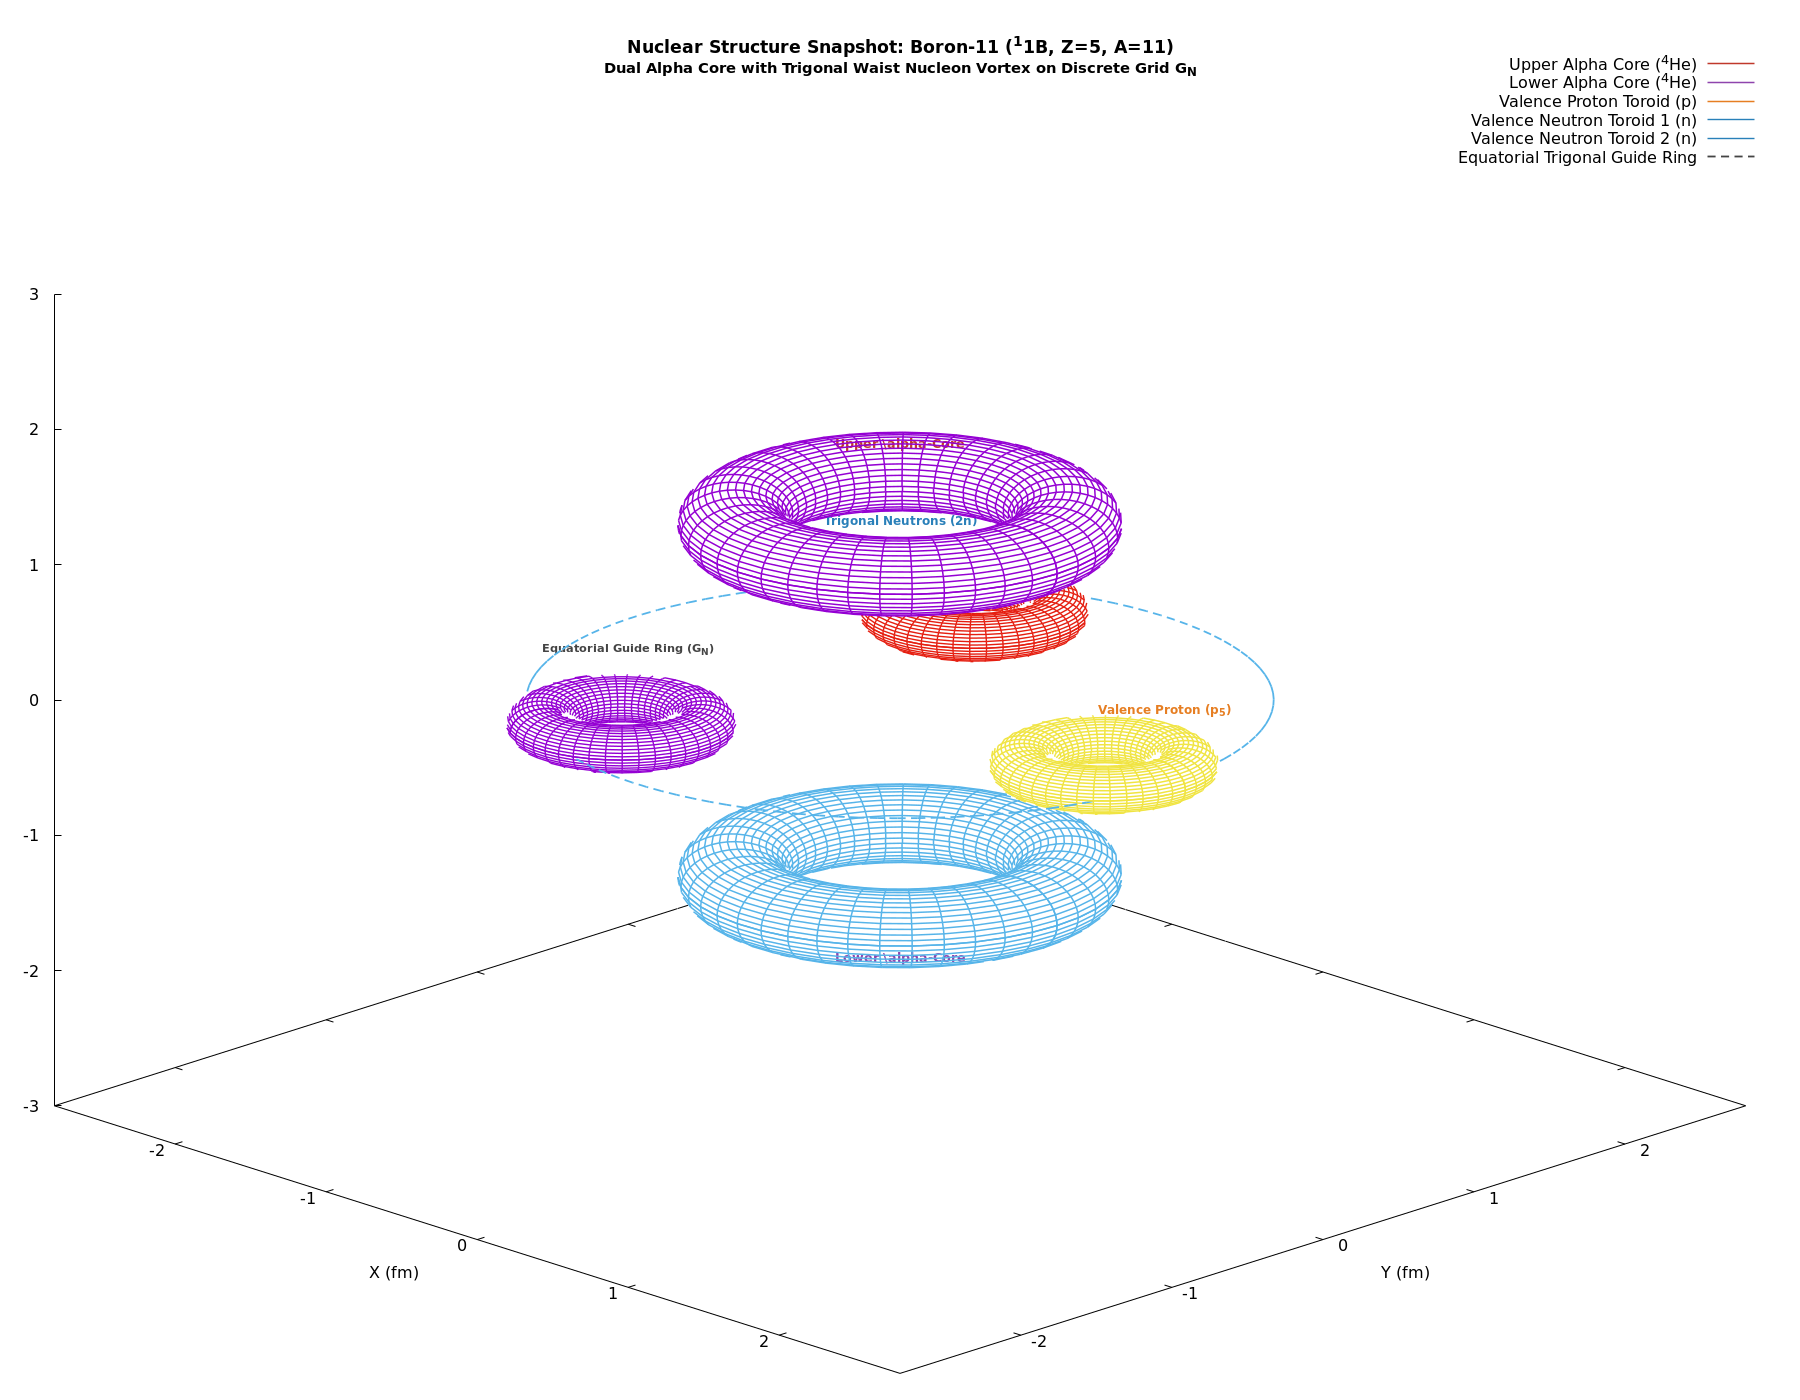

Here is the gnuplot script that generated this plot:
# Gnuplot: 3D High-Detail Wireframe Snapshot of Boron-11 Nucleus
# Depicts the discrete electromagnetic architecture of the 11B nucleus on G_N:
# - Two coaxial Helium-4 alpha core toroids forming a dumbbell scaffold
# - A planar triangular cluster of three valence nucleons (1 proton, 2 neutrons) at the equatorial waist
# - Triangular symmetry and strong quadrupole moment deformation
# Pure wireframe meshwork with hidden-line removal; no surface shading.

reset

if (exists("OUTFILE")) {
    set terminal pngcairo size 1800,1400 font "Sans,12"
    set output OUTFILE
}

set title "Nuclear Structure Snapshot: Boron-11 (^11B, Z=5, A=11)\n{/*0.85Dual Alpha Core with Trigonal Waist Nucleon Vortex on Discrete Grid G_N}" font "Sans-Bold,13" offset 0,-0.5

set parametric
set hidden3d
unset pm3d
set surface

set isosamples 44, 44
set urange [0:2*pi]
set vrange [0:2*pi]

set xlabel "X (fm)" offset -1,-0.5
set ylabel "Y (fm)" offset 1,-0.5
set zlabel "Z: Nuclear Axis (fm)" offset 1,0
set xrange [-2.8:2.8]
set yrange [-2.8:2.8]
set zrange [-3.0:3.0]
set xyplane at -3.0
set view 65, 45, 1.2, 1.0

# 1. Dual Alpha Clusters (+Z and -Z)
R_a = 0.78
r_a = 0.26
z_a = 1.30

x_a1(u, v) = (R_a + r_a * cos(v)) * cos(u)
y_a1(u, v) = (R_a + r_a * cos(v)) * sin(u)
z_a1(u, v) =  z_a + r_a * sin(v)

x_a2(u, v) = (R_a + r_a * cos(v)) * cos(u)
y_a2(u, v) = (R_a + r_a * cos(v)) * sin(u)
z_a2(u, v) = -z_a + r_a * sin(v)

# 2. Trigonal Waist Nucleon Lobes (1 Proton, 2 Neutrons at 120 deg in XY-plane)
R_w_center = 1.35
R_w_maj    = 0.38
r_w_min    = 0.16

# Lobe 1: Proton vortex at phi = 0 deg
x_w1(u, v) = R_w_center + (R_w_maj + r_w_min * cos(v)) * cos(u)
y_w1(u, v) = (R_w_maj + r_w_min * cos(v)) * sin(u)
z_w1(u, v) = r_w_min * sin(v)

# Lobe 2: Neutron vortex at phi = 120 deg
phi_2 = 2.0 * pi / 3.0
x_rot2(x, y) = x * cos(phi_2) - y * sin(phi_2)
y_rot2(x, y) = x * sin(phi_2) + y * cos(phi_2)
x_w2_base(u, v) = R_w_center + (R_w_maj + r_w_min * cos(v)) * cos(u)
y_w2_base(u, v) = (R_w_maj + r_w_min * cos(v)) * sin(u)
x_w2(u, v) = x_rot2(x_w2_base(u, v), y_w2_base(u, v))
y_w2(u, v) = y_rot2(x_w2_base(u, v), y_w2_base(u, v))
z_w2(u, v) = r_w_min * sin(v)

# Lobe 3: Neutron vortex at phi = 240 deg
phi_3 = 4.0 * pi / 3.0
x_rot3(x, y) = x * cos(phi_3) - y * sin(phi_3)
y_rot3(x, y) = x * sin(phi_3) + y * cos(phi_3)
x_w3(u, v) = x_rot3(x_w2_base(u, v), y_w2_base(u, v))
y_w3(u, v) = y_rot3(x_w2_base(u, v), y_w2_base(u, v))
z_w3(u, v) = r_w_min * sin(v)

# 3. 1D Trigonal Magnetic Flux Guide Ring on G_N
set samples 120
set table $TRI_RING
plot [t=0:2*pi] 1.75 * cos(t), 1.75 * sin(t)
unset table

# Wireframe Line Styles
set style line 1 lc rgb "#c0392b" lw 1.5              # Crimson: Upper Alpha
set style line 2 lc rgb "#8e44ad" lw 1.5              # Purple: Lower Alpha
set style line 3 lc rgb "#e67e22" lw 1.5              # Amber: Valence Proton Toroid (p_5)
set style line 4 lc rgb "#2980b9" lw 1.4              # Blue: Valence Neutron Toroids (n_5, n_6)
set style line 5 lc rgb "#444444" dt (18, 12) lw 1.8   # Distinct Dashed Dark Gray: Equatorial guide ring

set label 1 "Upper \\alpha-Core" at 0, 0, 1.9 center font "Sans-Bold,9.5" tc rgb "#c0392b"
set label 2 "Lower \\alpha-Core" at 0, 0, -1.9 center font "Sans-Bold,9.5" tc rgb "#8e44ad"
set label 3 "Valence Proton (p_5)" at R_w_center+0.4, 0, 0.55 center font "Sans-Bold,9" tc rgb "#e67e22"
set label 4 "Trigonal Neutrons (2n)" at -1.1, 1.1, 0.55 center font "Sans-Bold,9" tc rgb "#2980b9"
set label 5 "Equatorial Guide Ring (G_N)" at -1.8, 0, -0.25 center font "Sans-Bold,8.5" tc rgb "#444444"

splot x_a1(u, v),       y_a1(u, v),       z_a1(u, v)       with lines ls 1 title "Upper Alpha Core (^4He)", \
      x_a2(u, v),       y_a2(u, v),       z_a2(u, v)       with lines ls 2 title "Lower Alpha Core (^4He)", \
      x_w1(u, v),       y_w1(u, v),       z_w1(u, v)       with lines ls 3 title "Valence Proton Toroid (p)", \
      x_w2(u, v),       y_w2(u, v),       z_w2(u, v)       with lines ls 4 title "Valence Neutron Toroid 1 (n)", \
      x_w3(u, v),       y_w3(u, v),       z_w3(u, v)       with lines ls 4 title "Valence Neutron Toroid 2 (n)", \
      $TRI_RING using 1:2:(0.0) with lines ls 5 title "Equatorial Trigonal Guide Ring"

if (!exists("OUTFILE")) {
    pause mouse close
}
